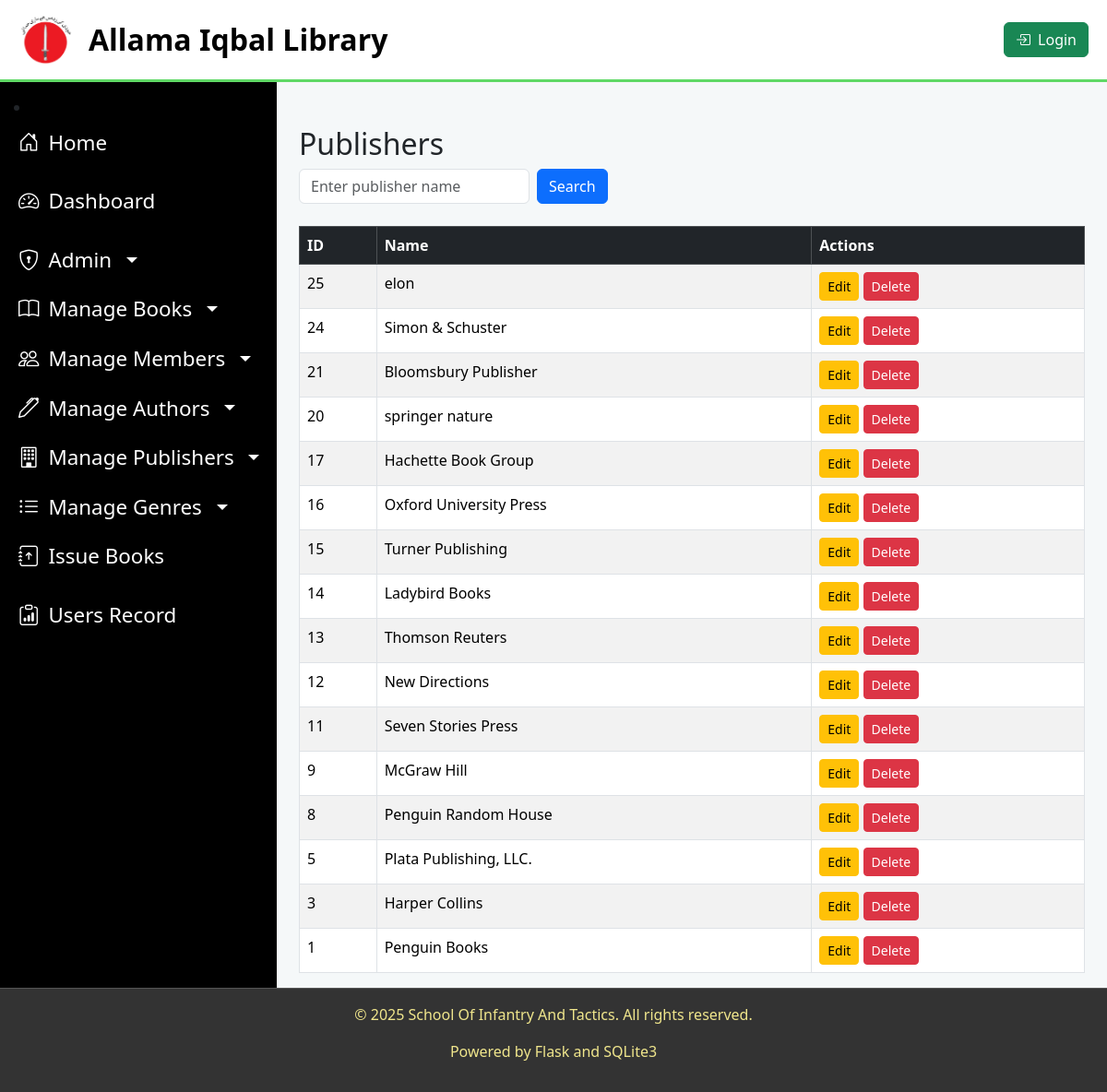
/publishers, run on the app's committed database.
### tables this page shows
CREATE TABLE publishers(
                  publisher_id INTEGER PRIMARY KEY AUTOINCREMENT,
                  name TEXT NOT NULL
          , is_deleted BOOLEAN DEFAULT 0);

### app.py (the view)
@app.route('/publishers', methods=['GET'])
def publishers():
    search_query = request.args.get('search', '').strip()
    conn = get_db_connection()
    c = conn.cursor()
    if search_query:
        c.execute("SELECT publisher_id, name FROM publishers WHERE is_deleted = 0 AND name LIKE ?", ('%' + search_query + '%',))
    else:
        c.execute("SELECT publisher_id, name FROM publishers WHERE is_deleted = 0 ORDER BY publisher_id DESC")
    publishers = c.fetchall()
    conn.close()
    return render_template("publishers.html", publishers=publishers, search_query=search_query)

### helper.py (called while the page is built)
def get_db_connection():
    try:
        conn = sqlite3.connect('library.db')
        conn.row_factory = sqlite3.Row  # Enables accessing rows like dictionaries
        return conn
    except sqlite3.Error as e:
        return None

### templates/publishers.html
{% extends "layout.html" %}
{% block content %}
<div class="container mt-4">
    <h2>Publishers</h2>
    <form action="{{ url_for('publishers') }}" method="get" class="mb-4 d-flex align-items-center">
        <input type="text" id="search_query" name="search" class="form-control me-2" placeholder="Enter publisher name" value="{{ request.args.get('search', '') }}" style="width: 250px;">
        <button type="submit" class="btn btn-primary">Search</button>
    </form>
    <table class="table table-striped table-bordered">
        <thead class="table-dark">
            <tr>
                <th>ID</th>
                <th>Name</th>
                <th>Actions</th>
            </tr>
        </thead>
        <tbody>
            {% if publishers %}
                {% for publisher in publishers %}
                <tr>
                    <td>{{ publisher.publisher_id }}</td>
                    <td>{{ publisher.name }}</td>
                    <td>
                        <a href="{{ url_for('update_publisher', publisher_id=publisher.publisher_id) }}" class="btn btn-warning btn-sm">Edit</a>
                        <form action="{{ url_for('soft_delete_publisher', publisher_id=publisher.publisher_id) }}" method="post" class="d-inline">
                            <button type="submit" class="btn btn-danger btn-sm" onclick="return confirm('Are you sure?')">Delete</button>
                        </form>
                    </td>
                </tr>
                {% endfor %}
            {% else %}
                <tr>
                    <td colspan="3" class="text-muted text-center">No publishers available</td>
                </tr>
            {% endif %}
        </tbody>
    </table>
</div>
{% endblock %}

### templates/layout.html (style rules this page uses)
body { display: flex; flex-direction: column; min-height: 100vh; background-color: #f5f8f9; }

### data on the page
publishers: publisher_id "25", name "elon"
publishers: publisher_id "24", name "Simon & Schuster"
publishers: publisher_id "21", name "Bloomsbury Publisher"
publishers: publisher_id "20", name "springer nature"
publishers: publisher_id "17", name "Hachette Book Group"
publishers: publisher_id "16", name "Oxford University Press"
publishers: publisher_id "15", name "Turner Publishing"
publishers: publisher_id "14", name "Ladybird Books"
publishers: publisher_id "13", name "Thomson Reuters"
publishers: publisher_id "12", name "New Directions"
publishers: publisher_id "11", name "Seven Stories Press"
publishers: publisher_id "9", name "McGraw Hill"
publishers: publisher_id "8", name "Penguin Random House"
publishers: publisher_id "5", name "Plata Publishing, LLC."
publishers: publisher_id "3", name "Harper Collins"
publishers: publisher_id "1", name "Penguin Books"
